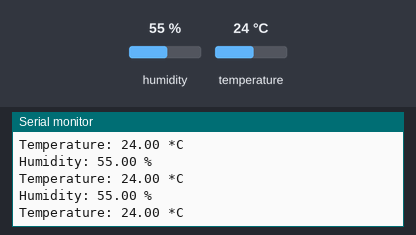
Simulated run of this sketch. Board: Arduino Uno, built with avr-gcc and run on an emulated ATmega328P. Shown: the last lines printed to the serial monitor. Inputs (shaded band) come from the test bench; at power-on: humidity 55 %, temperature 24 °C.

Above: at 2.8 s.
2.9 s: humidity set to 22 %
At 5.5 s:
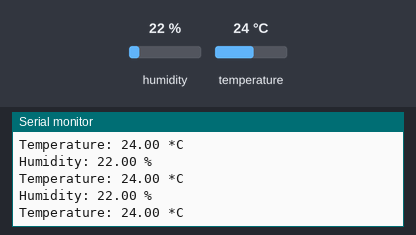
5.6 s: temperature set to 12 °C
At 6.9 s:
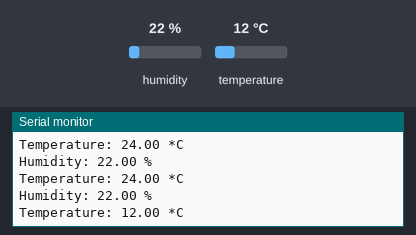
8.3 s: humidity set to 40 %
At 8.3 s:
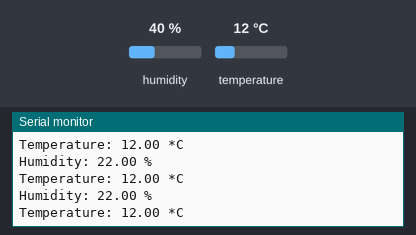
Timing chart, 0 to 11.3 s (numbered marks = the images above; inputs shaded):
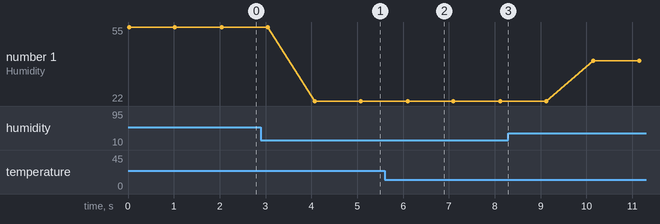

Measured:
- after the input at 2.9 s, the serial monitor: prints a new line after 1.2 s (image 1)
- after the input at 5.6 s, the serial monitor: prints a new line after 0.52 s (image 2)
- plotted number 1: 55 → 22 after the input at 2.9 s, 22 → 40 after the input at 8.3 s

The sketch:

DHT11.ino
```cpp
#include "DHT.h" // DHT module library

#define DHTPIN 3 // DHT11's data pin is connected to board's digital pin 3

#define DHTTYPE DHT11 // DHT type
DHT dht(DHTPIN, DHT11); // instantiate DHT object

void setup()
{
  Serial.begin(9600);
  dht.begin(); // initialize the sensor
}

void loop()
{
  float humidity = dht.readHumidity();
  if (!isnan(humidity)) {
    String humidity_str = String(humidity); //convert float to string
    Serial.print("Humidity: " + humidity_str + " %\n");
  } else {
    Serial.println("Humidity reading from DHT11 sensor failed!");
  }

  float temperature = dht.readTemperature();
  if (!isnan(temperature))
  {
    String temperature_str = String(temperature); //convert float to string
    Serial.print("Temperature: " + temperature_str + " *C\n");
  } else {
    Serial.println("Temperature reading from DHT11 sensor failed!");
  }
  delay(1000);
}
```
